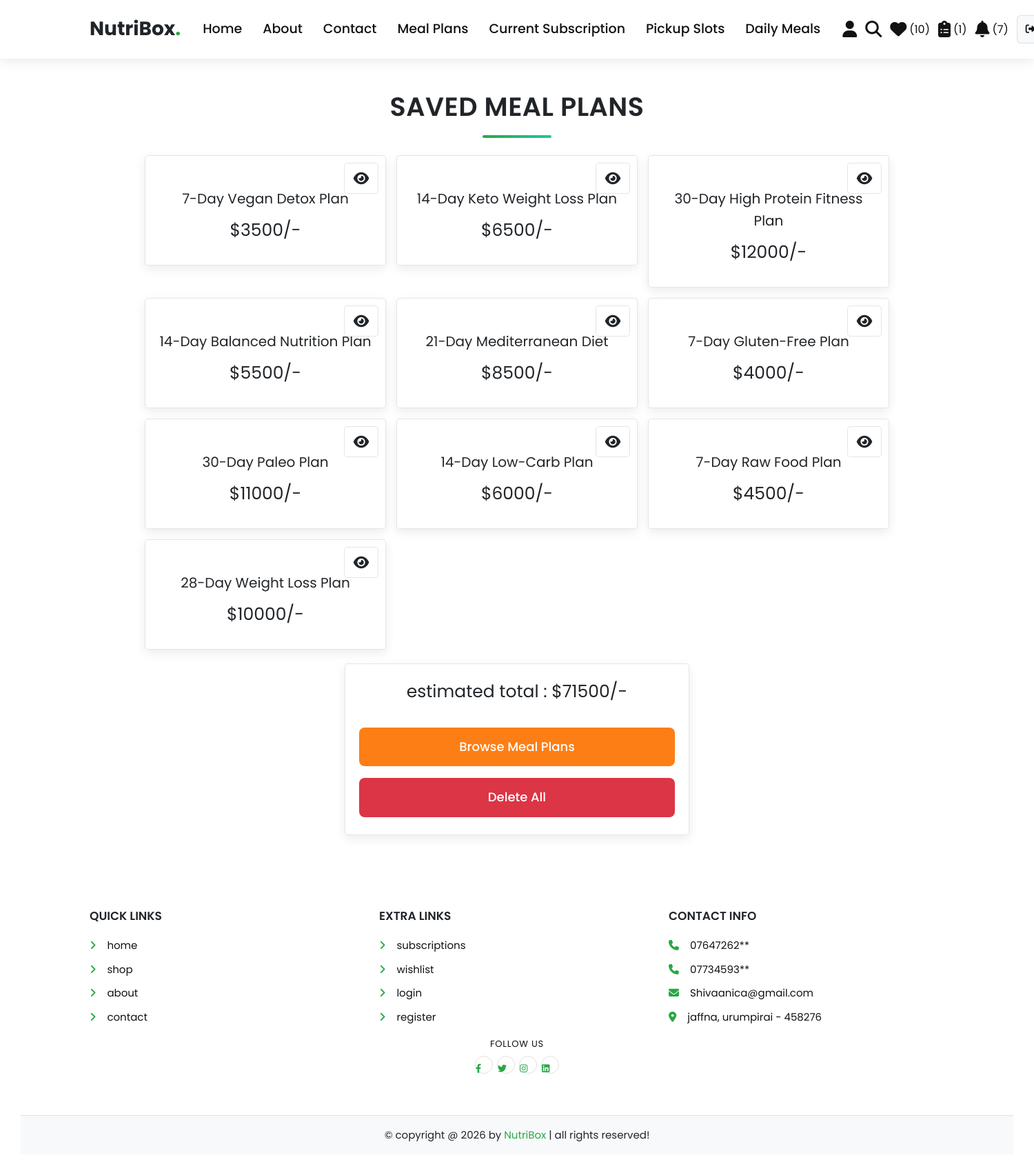
/user/wishlist.php (signed in), run on the app's committed database.
### tables this page shows
CREATE TABLE IF NOT EXISTS wishlist (
  id INT(100) NOT NULL AUTO_INCREMENT,
  user_id INT(100) NOT NULL,
  meal_plan_id INT(100) NOT NULL,
  PRIMARY KEY (id),
  UNIQUE KEY unique_user_plan (user_id, meal_plan_id),
  KEY idx_user_id (user_id)
);

CREATE TABLE IF NOT EXISTS meal_plans (
  id INT(100) NOT NULL AUTO_INCREMENT,
  name VARCHAR(100) NOT NULL,
  description VARCHAR(500) NOT NULL,
  price INT(100) NOT NULL,
  duration INT(10) NOT NULL COMMENT 'Duration in days',
  calories INT(10) NOT NULL,
  diet_type VARCHAR(50) NOT NULL,
  image VARCHAR(100) NOT NULL,
  PRIMARY KEY (id)
);

### user/wishlist.php (the view, shortened to what this page needs)
<?php
@include "../config.php";
$user_id = $_SESSION["user_id"];
?>
<!DOCTYPE html>
<html lang="en">
<head>
   <link rel="stylesheet" href="https://cdnjs.cloudflare.com/ajax/libs/font-awesome/6.1.1/css/all.min.css">
   <link rel="stylesheet" href="css/user_style.css">
</head>
<body>
<?php include "user_header.php"; ?>
<section class="wishlist">
   <h1 class="title">saved meal plans</h1>
   <div class="box-container">
   <?php
   $grand_total = 0;
   $select_wishlist = $conn->prepare(
       "SELECT w.id, m.id AS meal_plan_id, m.name, m.price, m.image
          FROM `wishlist` AS w
          INNER JOIN `meal_plans` AS m ON w.meal_plan_id = m.id
          WHERE w.user_id = ?",
   );
   $select_wishlist->execute([$user_id]);
   $wishlist_items = $select_wishlist->fetchAll(PDO::FETCH_ASSOC);
   if ($wishlist_items) {
       foreach ($wishlist_items as $fetch_wishlist) { ?>
   <div class="box">
      <a href="wishlist.php?delete=<?= $fetch_wishlist[
          "id"
      ] ?>" class="fas fa-times" onclick="return confirm('delete this plan from wishlist?');"></a>
      <a href="view_page.php?pid=<?= $fetch_wishlist[
          "meal_plan_id"
      ] ?>" class="fas fa-eye"></a>
      <div class="name"><?= $fetch_wishlist["name"] ?></div>
      <div class="price">$<?= $fetch_wishlist["price"] ?>/-</div>
   </div>
   <?php $grand_total += $fetch_wishlist["price"];}
   } else {
       echo '<p class="empty">your wishlist is empty</p>';
   }
   ?>
   </div>
   <div class="wishlist-total">
      <p>estimated total : <span>$<?= $grand_total ?>/-</span></p>
      <a href="shop.php" class="option-btn">browse meal plans</a>
      <a href="wishlist.php?delete_all" class="delete-btn <?= $grand_total > 1
          ? ""
          : "disabled" ?>">delete all</a>
   </div>
</section>
<?php include "user_footer.php"; ?>
</body>
</html>

### user/css/user_style.css (style rules this page uses)
.wishlist .box-container { display: grid; grid-template-columns: repeat(auto-fit, 35rem); gap: 1.5rem; justify-content: center; align-items: flex-start; }
.wishlist .box-container .box { padding: 2rem; text-align: center; border: var(--border); background-color: var(--white); box-shadow: var(--box-shadow); border-radius: 0.5rem; position: relative; }
.wishlist .box-container .box .price { padding: 1rem 0; color: var(--red); font-size: 2.5rem; }
.wishlist .box-container .box .fa-eye { position: absolute; top: 1rem; right: 1rem; border-radius: 0.5rem; height: 4.5rem; line-height: 4.3rem; width: 5rem; border: var(--border); color: var(--black); font-size: 2rem; background-color: var(--white); }
.wishlist .box-container .box .fa-times { position: absolute; top: 1rem; left: 1rem; border-radius: 0.5rem; height: 4.5rem; line-height: 4.3rem; width: 5rem; color: var(--white); font-size: 2rem; background-color: var(--red); }
.wishlist .box-container .box .name { font-size: 2rem; color: var(--black); padding-top: 1rem; }
.wishlist .wishlist-total { max-width: 50rem; margin: 0 auto; margin-top: 2rem; padding: 2rem; text-align: center; border: var(--border); background-color: var(--white); box-shadow: var(--box-shadow); border-radius: 0.5rem; }
.wishlist .wishlist-total p { margin-bottom: 2rem; font-size: 2.5rem; color: var(--light-color); }
.wishlist .wishlist-total p span { color: var(--red); }

### user/css/components.css (style rules this page uses)
:root { --primary-green: #28a745; --secondary-orange: #fd7e14; --accent-red: #dc3545; --dark-gray: #212529; --light-gray: #121212; --white: #ffffff; --off-white: #f8f9fa; --light-bg: #8aeeb5; --border: 0.15rem solid rgba(0, 0, 0, 0.1); --box-shadow: 0 0.5rem 1.5rem rgba(0, 0, 0, 0.08); --gradient: linear-gradient(135deg, var(--primary-green), #20c997); }
* { font-family: "Poppins", sans-serif; margin: 0; padding: 0; box-sizing: border-box; outline: none; border: none; text-decoration: none; color: var(--dark-gray); transition: all 0.3s ease; }
body { background-color: var(--light-bg); line-height: 1.6; background: url("../../images/BG.png") no-repeat center center fixed; background-size: cover; font-family: "Poppins", sans-serif; }
html { font-size: 62.5%; overflow-x: hidden; scroll-behavior: smooth; scroll-padding-top: 7rem; }
section { padding: 4rem 3rem; max-width: 1300px; margin: 0 auto; }
.btn, .delete-btn, .option-btn { display: inline-block; width: 100%; margin-top: 1.2rem; border-radius: 0.8rem; color: var(--white); font-size: 1.8rem; font-weight: 500; padding: 1.4rem 3.2rem; text-transform: capitalize; cursor: pointer; text-align: center; position: relative; overflow: hidden; z-index: 1; }
.delete-btn { background-color: var(--accent-red); }
.option-btn { background-color: var(--secondary-orange); }
.btn::before, .delete-btn::before, .option-btn::before { content: ""; position: absolute; top: 0; left: -100%; width: 100%; height: 100%; background: rgba(0, 0, 0, 0.1); transition: left 0.3s ease; z-index: -1; }
.title { text-align: center; margin-bottom: 2.5rem; text-transform: uppercase; color: var(--dark-gray); font-size: 3.8rem; font-weight: 600; letter-spacing: 0.05rem; position: relative; }
.title::after { content: ""; width: 100px; height: 4px; background: var(--gradient); display: block; margin: 1rem auto; border-radius: 2px; }

### data on the page
wishlist: meal_plan.name "7-Day Vegan Detox Plan", meal_plan.price "3500"
wishlist: meal_plan.name "14-Day Keto Weight Loss Plan", meal_plan.price "6500"
wishlist: meal_plan.name "30-Day High Protein Fitness Plan", meal_plan.price "12000"
wishlist: meal_plan.name "14-Day Balanced Nutrition Plan", meal_plan.price "5500"
wishlist: meal_plan.name "21-Day Mediterranean Diet", meal_plan.price "8500"
wishlist: meal_plan.name "7-Day Gluten-Free Plan", meal_plan.price "4000"
wishlist: meal_plan.name "30-Day Paleo Plan", meal_plan.price "11000"
wishlist: meal_plan.name "14-Day Low-Carb Plan", meal_plan.price "6000"
wishlist: meal_plan.name "7-Day Raw Food Plan", meal_plan.price "4500"
wishlist: meal_plan.name "28-Day Weight Loss Plan", meal_plan.price "10000"

### other printed values
$wishlist_total "10"
$subscription_total "1"
$unread_notifications "7"
$grand_total "71500"
